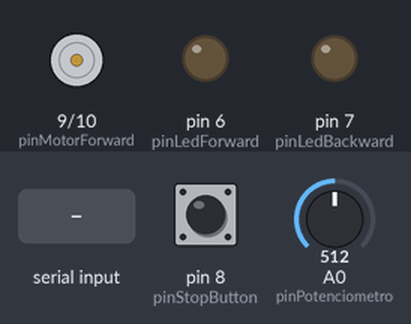
A sketch run on a simulated Arduino Uno, built with avr-gcc and run on an emulated ATmega328P. Parts: motor-driver pin pairs drawn as motors (green arrow = first pin HIGH = forward, orange = second pin HIGH = backward, longer = more drive), output pins drawn as LEDs (lit = HIGH). Inputs (shaded band) come from the test bench; at power-on: pin 8 (pinStopButton) HIGH, A0 (pinPotenciometro) = 512.

Above: at 1.2 s.
1.3 s: "F" received over Serial
At 2.5 s:
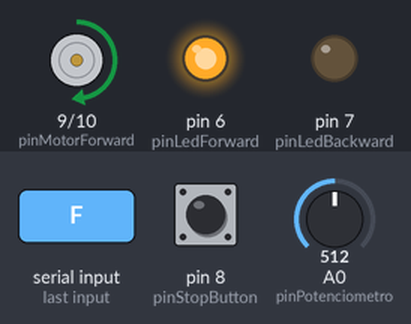
2.8 s: "B" received over Serial
At 3.9 s:
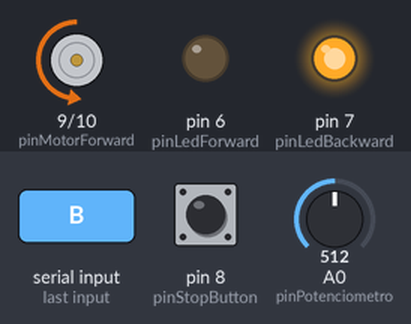
4.3 s: pin 8 (pinStopButton) pulled LOW for 0.15 s
At 5.0 s:
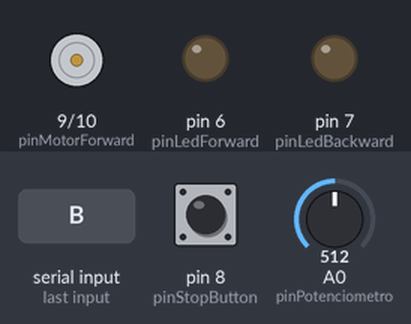
Timing chart, 0 to 7.3 s (numbered marks = the images above; inputs shaded):
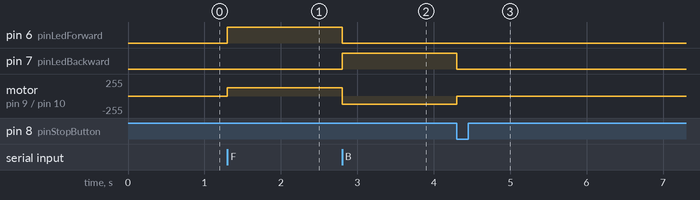

The sketch:

Motor_DC.ino
```cpp
// Pines de conexión
const int pinMotorForward = 9;   // Pin para dirección horaria
const int pinMotorBackward = 10; // Pin para dirección antihoraria
const int pinPotenciometro = A0; // Pin del potenciómetro para velocidad
const int pinLedForward = 6;     // LED para sentido horario
const int pinLedBackward = 7;    // LED para sentido antihorario
const int pinStopButton = 8;     // Botón para parada de emergencia

// Variables
int velocidadMotor = 0;   // Variable para almacenar la velocidad del motor
bool motorDetenido = false; // Estado de parada de emergencia

void setup() {
    // Configuración de pines
    pinMode(pinMotorForward, OUTPUT);
    pinMode(pinMotorBackward, OUTPUT);
    pinMode(pinLedForward, OUTPUT);
    pinMode(pinLedBackward, OUTPUT);
    pinMode(pinStopButton, INPUT_PULLUP);

    Serial.begin(9600); // Comunicación serial para depuración
}

void loop() {
    // Leer el estado del botón de parada de emergencia
    motorDetenido = !digitalRead(pinStopButton);

    // Si el botón de parada no está presionado
    if (!motorDetenido) {
        // Leer el valor del potenciómetro para ajustar la velocidad
        int valorPot = analogRead(pinPotenciometro);
        velocidadMotor = map(valorPot, 0, 1023, 0, 255);

        // Leer comandos para el sentido del motor desde el serial
        if (Serial.available() > 0) {
            char comando = Serial.read();

            // Ajustar la dirección y activar LEDs según el comando
            if (comando == 'F') {
                moverMotor(true);
            } else if (comando == 'B') {
                moverMotor(false);
            }
        }
    } else {
        // Parar el motor y apagar LEDs en caso de parada de emergencia
        detenerMotor();
    }
}

// Función para mover el motor en la dirección indicada
void moverMotor(bool sentidoHorario) {
    if (sentidoHorario) {
        analogWrite(pinMotorForward, velocidadMotor);
        analogWrite(pinMotorBackward, 0);
        digitalWrite(pinLedForward, HIGH);
        digitalWrite(pinLedBackward, LOW);
    } else {
        analogWrite(pinMotorForward, 0);
        analogWrite(pinMotorBackward, velocidadMotor);
        digitalWrite(pinLedForward, LOW);
        digitalWrite(pinLedBackward, HIGH);
    }
}

// Función para detener el motor
void detenerMotor() {
    analogWrite(pinMotorForward, 0);
    analogWrite(pinMotorBackward, 0);
    digitalWrite(pinLedForward, LOW);
    digitalWrite(pinLedBackward, LOW);
}
```

Measured:
- after the input at 1.3 s, pin 6 (pinLedForward): LOW → HIGH at once; motor on pin 9 (pinMotorForward) / pin 10 (pinMotorBackward): stopped → forward 127/255 at once
- after the input at 2.8 s, pin 6 (pinLedForward): HIGH → LOW at once; pin 7 (pinLedBackward): LOW → HIGH at once; motor on pin 9 (pinMotorForward) / pin 10 (pinMotorBackward): forward 127/255 → backward 127/255 at once
- after the input at 4.3 s, pin 7 (pinLedBackward): HIGH → LOW at once; motor on pin 9 (pinMotorForward) / pin 10 (pinMotorBackward): backward 127/255 → stopped at once
